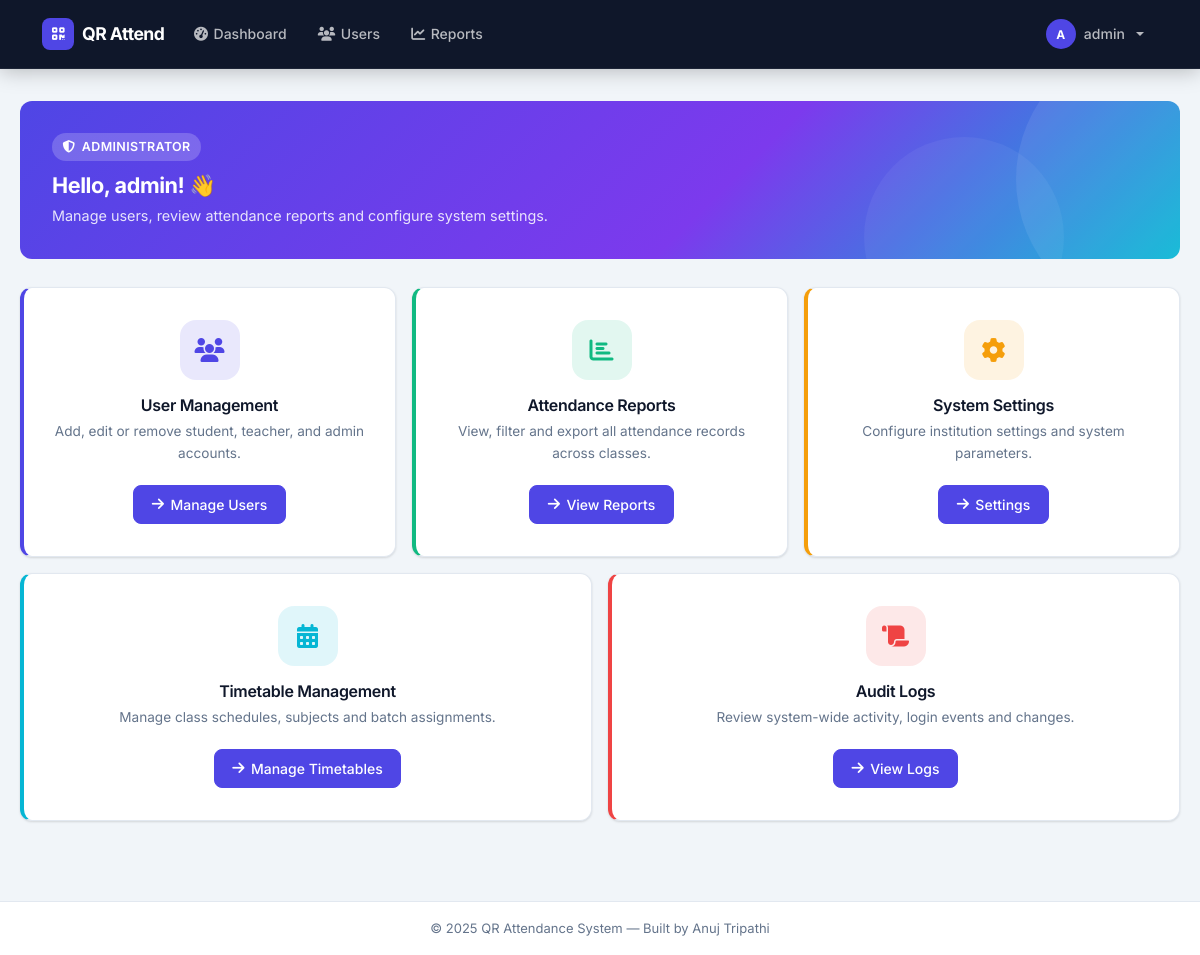
The app's page / (signed in) with its own data.
### accounts/models.py (models this page shows, shortened)
class CustomUser(AbstractUser):
    USER_TYPE_CHOICES = (
        ('ADMIN', 'Admin'),
        ('TEACHER', 'Teacher'),
        ('STUDENT', 'Student'),
    )
    user_type = models.CharField(max_length=10, choices=USER_TYPE_CHOICES, default='STUDENT')
    class Meta:
        permissions = [
            ("can_manage_users", "Can manage all users"),
            ("can_manage_attendance", "Can manage attendance"),
            ("can_view_reports", "Can view attendance reports"),
        ]
    @property
    def is_admin(self):
        return self.user_type == 'ADMIN'

### core/views.py (the view)
# urls.py: path('', views.home, name='home'),
@login_required
def home(request):
    if request.user.is_admin:
        return render(request, 'core/admin_dashboard.html')
    elif request.user.is_teacher:
        return render(request, 'core/teacher_dashboard.html')
    elif request.user.is_student:
        return render(request, 'core/student_dashboard.html')
    else:
        messages.warning(request, "Your account doesn't have a specific role assigned. Please contact the administrator.")
        return redirect('accounts:login')

### templates/core/admin_dashboard.html (shortened to what this page needs)
{% extends 'base/base.html' %}
{% block content %}
<div class="welcome-banner">
  <div class="welcome-badge"><i class="fas fa-shield-halved"></i> Administrator</div>
  <h4>Hello, {{ user.get_full_name|default:user.username }}! 👋</h4>
  <p>Manage users, review attendance reports and configure system settings.</p>
</div>
<div class="row g-3">
  <div class="col-md-4">
    <div class="card card-accent-primary h-100">
      <div class="action-card">
        <div class="action-icon icon-primary"><i class="fas fa-users"></i></div>
        <h5>User Management</h5>
        <p>Add, edit or remove student, teacher, and admin accounts.</p>
        <a href="/admin/accounts/customuser/" class="btn btn-primary"><i class="fas fa-arrow-right"></i> Manage Users</a>
      </div>
    </div>
  </div>
  <div class="col-md-4">
    <div class="card card-accent-success h-100">
      <div class="action-card">
        <div class="action-icon icon-success"><i class="fas fa-chart-bar"></i></div>
        <h5>Attendance Reports</h5>
        <p>View, filter and export all attendance records across classes.</p>
        <a href="{% url 'attendance:attendance_list' %}" class="btn btn-primary"><i class="fas fa-arrow-right"></i> View Reports</a>
      </div>
    </div>
  </div>
  <div class="col-md-4">
    <div class="card card-accent-warning h-100">
      <div class="action-card">
        <div class="action-icon icon-warning"><i class="fas fa-gear"></i></div>
        <h5>System Settings</h5>
        <p>Configure institution settings and system parameters.</p>
        <a href="{% url 'administration:settings' %}" class="btn btn-primary"><i class="fas fa-arrow-right"></i> Settings</a>
      </div>
    </div>
  </div>
  <div class="col-md-6">
    <div class="card card-accent-accent h-100">
      <div class="action-card">
        <div class="action-icon icon-accent"><i class="fas fa-calendar-days"></i></div>
        <h5>Timetable Management</h5>
        <p>Manage class schedules, subjects and batch assignments.</p>
        <a href="{% url 'timetable:timetable_list' %}" class="btn btn-primary"><i class="fas fa-arrow-right"></i> Manage Timetables</a>
      </div>
    </div>
  </div>
  <div class="col-md-6">
    <div class="card card-accent-danger h-100">
      <div class="action-card">
        <div class="action-icon icon-danger"><i class="fas fa-scroll"></i></div>
        <h5>Audit Logs</h5>
        <p>Review system-wide activity, login events and changes.</p>
        <a href="/admin/core/auditlog/" class="btn btn-primary"><i class="fas fa-arrow-right"></i> View Logs</a>
      </div>
    </div>
  </div>
</div>
{% endblock %}

### templates/base/base.html (shortened to what this page needs)
{% load static %}
<!doctype html>
<html lang="en">
  <head>
    <link
      href="https://cdn.jsdelivr.net/npm/bootstrap@5.3.2/dist/css/bootstrap.min.css"
      rel="stylesheet"
    />
    <link
      rel="stylesheet"
      href="https://cdnjs.cloudflare.com/ajax/libs/font-awesome/6.5.0/css/all.min.css"
    />
    <link rel="stylesheet" href="{% static 'css/style.css' %}" />
  </head>
  <body>
    <nav class="navbar navbar-expand-lg">
      <div class="container">
        <a class="navbar-brand" href="{% url 'core:home' %}">
          <span class="brand-icon"><i class="fas fa-qrcode"></i></span>
          QR Attend
        </a>
        <div class="collapse navbar-collapse" id="navbarNav">
          <ul class="navbar-nav me-auto gap-1">
            {% if user.is_authenticated %}
            <li class="nav-item">
              <a class="nav-link" href="{% url 'core:home' %}">
                <i class="fas fa-gauge-high"></i> Dashboard
              </a>
            </li>
            {% if user.is_admin %}
            <li class="nav-item">
              <a class="nav-link" href="/admin/accounts/customuser/">
                <i class="fas fa-users"></i> Users
              </a>
            </li>
            <li class="nav-item">
              <a class="nav-link" href="{% url 'attendance:attendance_list' %}">
                <i class="fas fa-chart-line"></i> Reports
              </a>
            </li>
            {% endif %} {% endif %}
          </ul>
          <ul class="navbar-nav">
            {% if user.is_authenticated %}
            <li class="nav-item dropdown">
              <a
                class="nav-link dropdown-toggle"
                href="#"
                id="navbarDropdown"
                role="button"
                data-bs-toggle="dropdown"
                aria-expanded="false"
              >
                <span class="user-avatar">{{ user.username|first }}</span>
                {{ user.username }}
              </a>
            </li>
            {% else %}
            <li class="nav-item">
              <a class="nav-link" href="{% url 'accounts:login' %}">
                <i class="fas fa-right-to-bracket me-1"></i>Login
              </a>
            </li>
            {% endif %}
          </ul>
        </div>
      </div>
    </nav>
    <div class="main-content">{% block content %}{% endblock %}</div>
    <footer class="site-footer">
      &copy; 2025 QR Attendance System &mdash; Built by Anuj Tripathi
    </footer>
  </body>
</html>

### records on screen
CustomUser: username|first "A", username "admin", get_full_name "admin"
